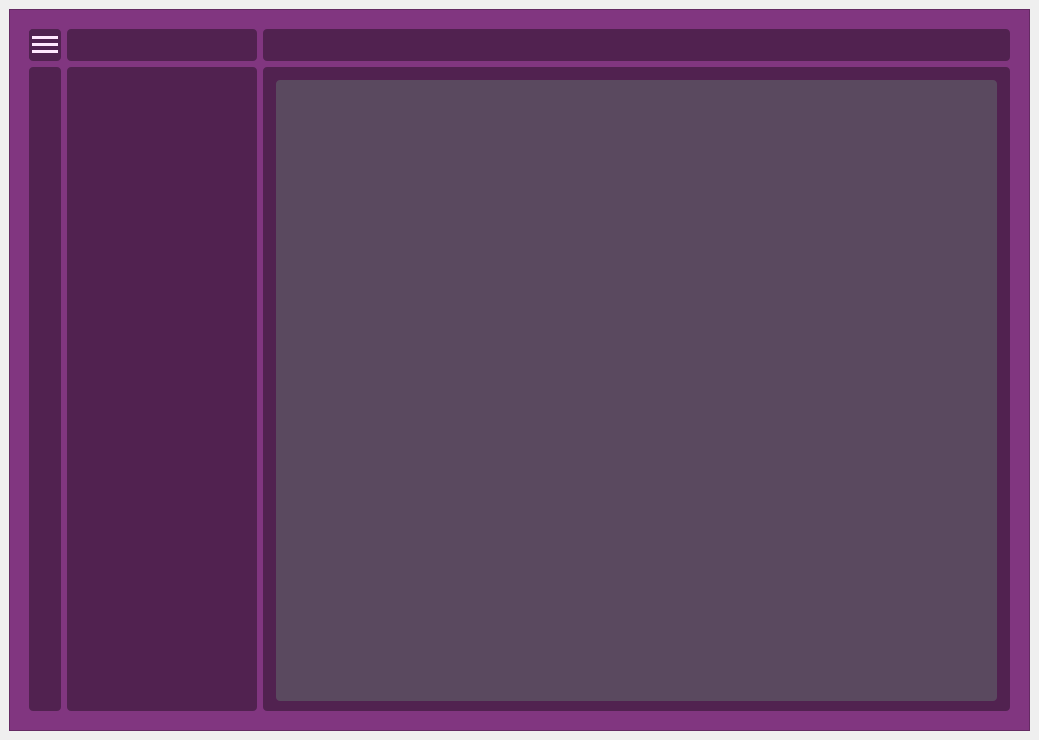
<?xml version="1.0" encoding="UTF-8"?>
<ui version="4.0">
 <class>MainWindow</class>
 <widget class="QMainWindow" name="MainWindow">
  <property name="geometry">
   <rect>
    <x>0</x>
    <y>0</y>
    <width>1039</width>
    <height>740</height>
   </rect>
  </property>
  <property name="windowTitle">
   <string>MainWindow</string>
  </property>
  <widget class="QWidget" name="centralwidget">
   <property name="minimumSize">
    <size>
     <width>500</width>
     <height>200</height>
    </size>
   </property>
   <layout class="QGridLayout" name="gridLayout">
    <item row="0" column="0">
     <widget class="QFrame" name="frame">
      <property name="minimumSize">
       <size>
        <width>26</width>
        <height>0</height>
       </size>
      </property>
      <property name="styleSheet">
       <string notr="true">color: rgb(129, 54, 128);
background-color: rgb(129, 54, 128);</string>
      </property>
      <property name="frameShape">
       <enum>QFrame::Shape::StyledPanel</enum>
      </property>
      <property name="frameShadow">
       <enum>QFrame::Shadow::Raised</enum>
      </property>
      <layout class="QVBoxLayout" name="verticalLayout">
       <item>
        <layout class="QGridLayout" name="gridLayout_2">
         <property name="leftMargin">
          <number>10</number>
         </property>
         <property name="topMargin">
          <number>10</number>
         </property>
         <property name="rightMargin">
          <number>10</number>
         </property>
         <property name="bottomMargin">
          <number>10</number>
         </property>
         <item row="0" column="0">
          <widget class="QFrame" name="Menu">
           <property name="minimumSize">
            <size>
             <width>32</width>
             <height>0</height>
            </size>
           </property>
           <property name="maximumSize">
            <size>
             <width>32</width>
             <height>32</height>
            </size>
           </property>
           <property name="styleSheet">
            <string notr="true">border: 2px rgb(61, 26, 60);
border-radius: 4px;
padding: 2px;
background-color: rgb(81, 34, 80);</string>
           </property>
           <property name="frameShape">
            <enum>QFrame::Shape::StyledPanel</enum>
           </property>
           <property name="frameShadow">
            <enum>QFrame::Shadow::Raised</enum>
           </property>
           <widget class="QWidget" name="verticalLayoutWidget">
            <property name="geometry">
             <rect>
              <x>0</x>
              <y>0</y>
              <width>31</width>
              <height>31</height>
             </rect>
            </property>
            <layout class="QVBoxLayout" name="verticalLayout_2">
             <property name="spacing">
              <number>0</number>
             </property>
             <property name="leftMargin">
              <number>3</number>
             </property>
             <property name="topMargin">
              <number>3</number>
             </property>
             <item>
              <widget class="Line" name="line_3">
               <property name="minimumSize">
                <size>
                 <width>0</width>
                 <height>3</height>
                </size>
               </property>
               <property name="maximumSize">
                <size>
                 <width>26</width>
                 <height>16777215</height>
                </size>
               </property>
               <property name="styleSheet">
                <string notr="true">color: rgb(255, 231, 253);
background-color: rgb(255, 231, 253);</string>
               </property>
               <property name="lineWidth">
                <number>18</number>
               </property>
               <property name="midLineWidth">
                <number>3</number>
               </property>
               <property name="orientation">
                <enum>Qt::Orientation::Horizontal</enum>
               </property>
              </widget>
             </item>
             <item>
              <widget class="Line" name="line">
               <property name="minimumSize">
                <size>
                 <width>0</width>
                 <height>3</height>
                </size>
               </property>
               <property name="maximumSize">
                <size>
                 <width>26</width>
                 <height>16777215</height>
                </size>
               </property>
               <property name="styleSheet">
                <string notr="true">color: rgb(255, 231, 253);
background-color: rgb(255, 231, 253);</string>
               </property>
               <property name="lineWidth">
                <number>18</number>
               </property>
               <property name="midLineWidth">
                <number>3</number>
               </property>
               <property name="orientation">
                <enum>Qt::Orientation::Horizontal</enum>
               </property>
              </widget>
             </item>
             <item>
              <widget class="Line" name="line_2">
               <property name="minimumSize">
                <size>
                 <width>0</width>
                 <height>3</height>
                </size>
               </property>
               <property name="maximumSize">
                <size>
                 <width>26</width>
                 <height>16777215</height>
                </size>
               </property>
               <property name="styleSheet">
                <string notr="true">color: rgb(255, 231, 253);
background-color: rgb(255, 231, 253);</string>
               </property>
               <property name="lineWidth">
                <number>18</number>
               </property>
               <property name="midLineWidth">
                <number>3</number>
               </property>
               <property name="orientation">
                <enum>Qt::Orientation::Horizontal</enum>
               </property>
              </widget>
             </item>
            </layout>
            <zorder>line_2</zorder>
            <zorder>line_3</zorder>
            <zorder>line</zorder>
           </widget>
          </widget>
         </item>
         <item row="0" column="2">
          <widget class="QFrame" name="TopBar">
           <property name="sizePolicy">
            <sizepolicy hsizetype="Preferred" vsizetype="Preferred">
             <horstretch>0</horstretch>
             <verstretch>0</verstretch>
            </sizepolicy>
           </property>
           <property name="minimumSize">
            <size>
             <width>200</width>
             <height>32</height>
            </size>
           </property>
           <property name="styleSheet">
            <string notr="true">border: 2px rgb(61, 26, 60);
border-radius: 4px;
padding: 2px;
background-color: rgb(81, 34, 80);</string>
           </property>
           <property name="frameShape">
            <enum>QFrame::Shape::StyledPanel</enum>
           </property>
           <property name="frameShadow">
            <enum>QFrame::Shadow::Raised</enum>
           </property>
          </widget>
         </item>
         <item row="1" column="0">
          <widget class="QFrame" name="SideBar">
           <property name="minimumSize">
            <size>
             <width>32</width>
             <height>0</height>
            </size>
           </property>
           <property name="maximumSize">
            <size>
             <width>32</width>
             <height>16777215</height>
            </size>
           </property>
           <property name="styleSheet">
            <string notr="true">border: 2px rgb(61, 26, 60);
border-radius: 4px;
padding: 2px;
background-color: rgb(81, 34, 80);</string>
           </property>
           <property name="frameShape">
            <enum>QFrame::Shape::StyledPanel</enum>
           </property>
           <property name="frameShadow">
            <enum>QFrame::Shadow::Raised</enum>
           </property>
          </widget>
         </item>
         <item row="1" column="2">
          <widget class="QFrame" name="MainView">
           <property name="styleSheet">
            <string notr="true">border: 2px rgb(61, 26, 60);
border-radius: 4px;
padding: 2px;
background-color: rgb(81, 34, 80);</string>
           </property>
           <property name="frameShape">
            <enum>QFrame::Shape::StyledPanel</enum>
           </property>
           <property name="frameShadow">
            <enum>QFrame::Shadow::Raised</enum>
           </property>
           <widget class="QTextEdit" name="textEdit">
            <property name="geometry">
             <rect>
              <x>13</x>
              <y>13</y>
              <width>721</width>
              <height>621</height>
             </rect>
            </property>
            <property name="styleSheet">
             <string notr="true">background-color: rgb(90, 73, 95);</string>
            </property>
           </widget>
          </widget>
         </item>
         <item row="1" column="1">
          <widget class="QFrame" name="FileSelector">
           <property name="minimumSize">
            <size>
             <width>190</width>
             <height>0</height>
            </size>
           </property>
           <property name="maximumSize">
            <size>
             <width>190</width>
             <height>16777215</height>
            </size>
           </property>
           <property name="styleSheet">
            <string notr="true">border: 2px rgb(61, 26, 60);
border-radius: 4px;
padding: 2px;
background-color: rgb(81, 34, 80);</string>
           </property>
           <property name="frameShape">
            <enum>QFrame::Shape::StyledPanel</enum>
           </property>
           <property name="frameShadow">
            <enum>QFrame::Shadow::Raised</enum>
           </property>
          </widget>
         </item>
         <item row="0" column="1">
          <widget class="QFrame" name="FileSelectorMenu">
           <property name="styleSheet">
            <string notr="true">border: 2px rgb(61, 26, 60);
border-radius: 4px;
padding: 2px;
background-color: rgb(81, 34, 80);</string>
           </property>
           <property name="frameShape">
            <enum>QFrame::Shape::StyledPanel</enum>
           </property>
           <property name="frameShadow">
            <enum>QFrame::Shadow::Raised</enum>
           </property>
          </widget>
         </item>
        </layout>
       </item>
      </layout>
     </widget>
    </item>
   </layout>
  </widget>
 </widget>
 <resources/>
 <connections/>
</ui>
